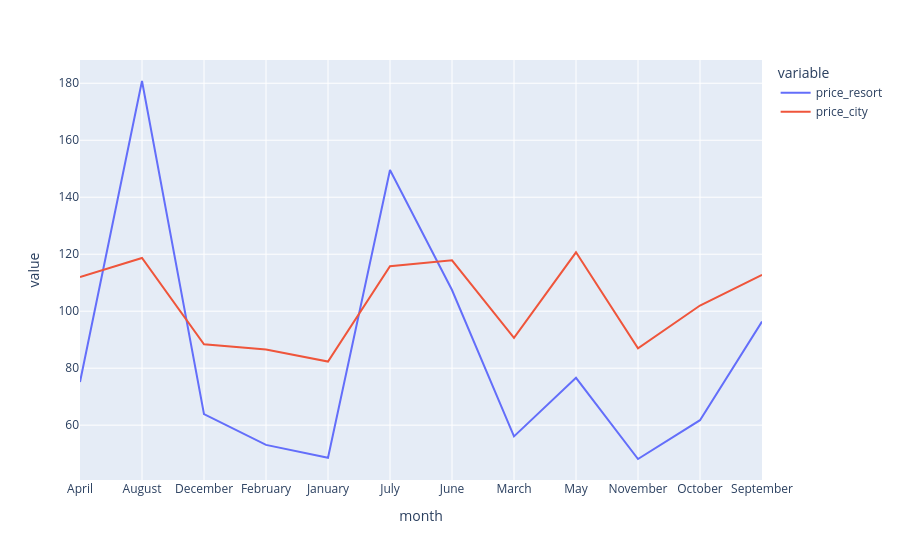

The notebook cell this image was saved under:
### Code cell
px.line(final, x = "month", y = ["price_resort", "price_city"])

### Figure 1 — Plotly figure (JSON) as saved in the notebook; plotly's stock layout.template omitted (floating-point values rounded to 4 significant figures)
{"data": [{"hovertemplate": "variable=price_resort<br>month=%{x}<br>value=%{y}<extra></extra>", "legendgroup": "price_resort", "line": {"color": "#636efa", "dash": "solid"}, "marker": {"symbol": "circle"}, "mode": "lines", "name": "price_resort", "orientation": "v", "showlegend": true, "type": "scatter", "x": ["April", "August", "December", "February", "January", "July", "June", "March", "May", "November", "October", "September"], "xaxis": "x", "y": [75.17, 180.8, 63.87, 53.08, 48.58, 149.6, 107.4, 56.06, 76.61, 48.13, 61.74, 96.38], "yaxis": "y"}, {"hovertemplate": "variable=price_city<br>month=%{x}<br>value=%{y}<extra></extra>", "legendgroup": "price_city", "line": {"color": "#EF553B", "dash": "solid"}, "marker": {"symbol": "circle"}, "mode": "lines", "name": "price_city", "orientation": "v", "showlegend": true, "type": "scatter", "x": ["April", "August", "December", "February", "January", "July", "June", "March", "May", "November", "October", "September"], "xaxis": "x", "y": [112.0, 118.7, 88.4, 86.52, 82.33, 115.8, 117.9, 90.66, 120.7, 86.95, 102.0, 112.8], "yaxis": "y"}], "layout": {"legend": {"title": {"text": "variable"}, "tracegroupgap": 0}, "margin": {"t": 60}, "xaxis": {"anchor": "y", "domain": [0, 1], "title": {"text": "month"}}, "yaxis": {"anchor": "x", "domain": [0, 1], "title": {"text": "value"}}}}
